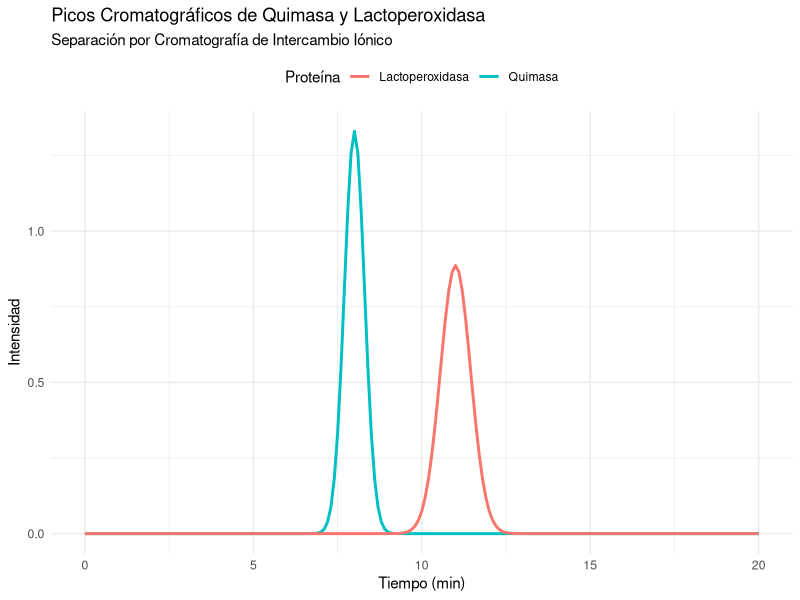
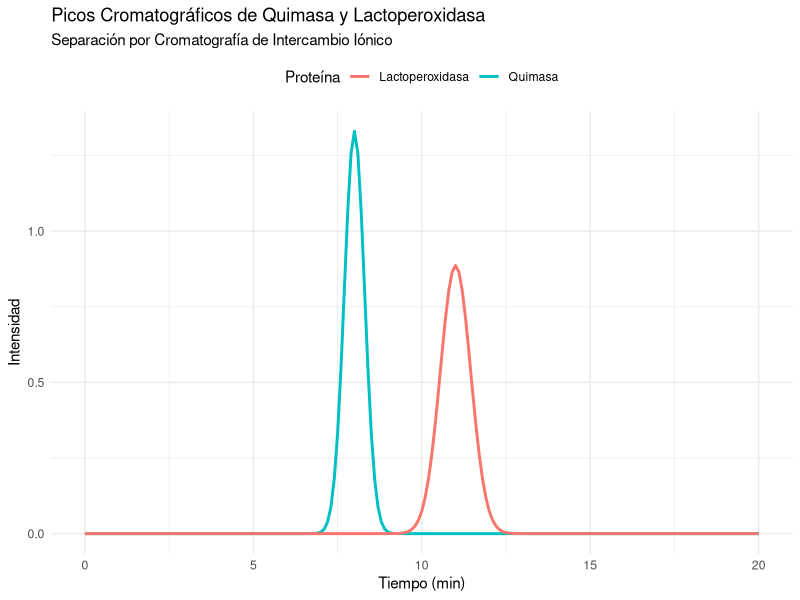

Reproduce these figures in R, in order.
# ==========================================================================
# Simulación de Cromatografía de Intercambio Iónico
# ==========================================================================
# Autor: Dr. José Juan Torres Martínez
# Docente de Ciencias Químicas
# Universidad Autónoma de San Luis Potosí (UASLP)
# México
#
# Material académico para estudiantes
#
# Descripción: Separar y analizar dos proteínas (Quimasa y Lactoperoxidasa)
# ==========================================================================


# Instalar y cargar librerías necesarias  
if (!require(ggplot2)) install.packages("ggplot2", dependencies = TRUE)  
library(ggplot2)  

# Parámetros de la columna cromatográfica  
L <- 30  # Longitud de la columna (cm)  
d <- 1.2  # Diámetro de la columna (cm)  

# Volúmenes de las fases: el volumen geométrico de la columna es
# V_columna = pi * (d/2)^2 * L = 33,93 mL, y las dos fases tienen que caber
# en él: V_m + V_s = V_columna. Los valores del archivo (50 mL y 15 mL)
# sumaban 65 mL, más que la columna. Se conservan su relación de fases
# (V_m / V_s = 50 / 15) y se escalan a la columna: V_m = 26,10 mL y
# V_s = 7,83 mL. La porosidad total es V_m / V_columna = 0,77.
V_columna <- pi * (d / 2)^2 * L  # Volumen geométrico de la columna (mL)
V_m <- V_columna * 10 / 13  # Volumen de la fase móvil (mL)
V_s <- V_columna * 3 / 13  # Volumen de la fase estacionaria (mL)

# Tiempo muerto de la columna: lo que tarda en salir un compuesto no retenido.
# Es un dato del problema (1 min): no se puede deducir de V_m, porque para
# eso haría falta el caudal de fase móvil, que el archivo no indica. Por la
# relación estándar t_M = V_m / F, ese dato equivale a un caudal
# F = V_m / t_M = 26,10 mL/min.
t_M <- 1  # Tiempo muerto (min)
caudal <- V_m / t_M  # Caudal de fase móvil que corresponde a t_M (mL/min)

# Datos de las proteínas  
tR_Quimasa <- 8  # Tiempo de retención de la Quimasa (min)  
W_Quimasa <- 1.2  # Ancho de pico de la Quimasa (min)  
tR_Lactoperoxidasa <- 11  # Tiempo de retención de la Lactoperoxidasa (min)  
W_Lactoperoxidasa <- 1.8  # Ancho de pico de la Lactoperoxidasa (min)  

# Cálculos  
# 1. Factor de retención (k) para cada proteína  
# El factor de retención es k = (t_R - t_M) / t_M, con t_M el tiempo muerto.
k_Quimasa <- (tR_Quimasa - t_M) / t_M  
k_Lactoperoxidasa <- (tR_Lactoperoxidasa - t_M) / t_M  

# 2. Resolución (R) entre las dos proteínas  
R <- 2 * (tR_Lactoperoxidasa - tR_Quimasa) / (W_Quimasa + W_Lactoperoxidasa)  

# 3. Número de platos teóricos (N) para cada proteína  
N_Quimasa <- 16 * (tR_Quimasa / W_Quimasa)^2  
N_Lactoperoxidasa <- 16 * (tR_Lactoperoxidasa / W_Lactoperoxidasa)^2  

# 4. Altura equivalente a un plato teórico (HETP) para cada proteína  
HETP_Quimasa <- L / N_Quimasa  
HETP_Lactoperoxidasa <- L / N_Lactoperoxidasa  

# Mostrar resultados en la consola  
cat("----------------------------------------\n")  
cat("Resultados de la simulación cromatográfica\n")  
cat("----------------------------------------\n")  
cat("Volumen geométrico de la columna:", round(V_columna, 2), "mL\n")
cat("Volumen de la fase móvil (V_m):", round(V_m, 2), "mL\n")
cat("Volumen de la fase estacionaria (V_s):", round(V_s, 2), "mL\n")
cat("Caudal de fase móvil (V_m / t_M):", round(caudal, 2), "mL/min\n\n")
cat("Factor de retención (k) para la Quimasa:", round(k_Quimasa, 2), "\n")  
cat("Factor de retención (k) para la Lactoperoxidasa:", round(k_Lactoperoxidasa, 2), "\n\n")  
cat("Resolución (R) entre las dos proteínas:", round(R, 2), "\n")  
cat("Nota: Una resolución > 1.5 indica una buena separación.\n\n")  
cat("Número de platos teóricos (N) para la Quimasa:", round(N_Quimasa, 2), "\n")  
cat("Número de platos teóricos (N) para la Lactoperoxidasa:", round(N_Lactoperoxidasa, 2), "\n\n")  
cat("Altura equivalente a un plato teórico (HETP) para la Quimasa:", round(HETP_Quimasa, 2), "cm\n")  
cat("Altura equivalente a un plato teórico (HETP) para la Lactoperoxidasa:", round(HETP_Lactoperoxidasa, 2), "cm\n\n")  

# Simulación de los picos cromatográficos  
tiempo <- seq(0, 20, by = 0.1)  # Tiempo en minutos  
intensidad_Quimasa <- dnorm(tiempo, mean = tR_Quimasa, sd = W_Quimasa / 4)  
intensidad_Lactoperoxidasa <- dnorm(tiempo, mean = tR_Lactoperoxidasa, sd = W_Lactoperoxidasa / 4)  

# Crear un data frame para graficar  
datos <- data.frame(  
  Tiempo = tiempo,  
  Quimasa = intensidad_Quimasa,  
  Lactoperoxidasa = intensidad_Lactoperoxidasa  
)  

# Graficar los picos cromatográficos  
p <- ggplot(datos, aes(x = Tiempo)) +  
  geom_line(aes(y = Quimasa, color = "Quimasa"), linewidth = 1) +  
  geom_line(aes(y = Lactoperoxidasa, color = "Lactoperoxidasa"), linewidth = 1) +  
  labs(  
    title = "Picos Cromatográficos de Quimasa y Lactoperoxidasa",  
    subtitle = "Separación por Cromatografía de Intercambio Iónico",  
    x = "Tiempo (min)",  
    y = "Intensidad",  
    color = "Proteína"  
  ) +  
  theme_minimal() +  
  theme(legend.position = "top")

# Mostrar gráfico
print(p)

# Guardar el gráfico
ggsave("ejemplo_23_quimasa_lactoperoxidasa.png", plot = p, width = 8, height = 6, dpi = 300)

# --------------------------------------------------------------------------
# Interpretación: Picos Cromatográficos de Quimasa y Lactoperoxidasa
# --------------------------------------------------------------------------
# - Eje X: Tiempo, en minutos (min). La Quimasa sale a los 8 min y la
#   Lactoperoxidasa a los 11 min.
# - Eje Y: Intensidad. La unidad no está especificada en el archivo: es un
#   valor relativo de altura del pico, calculado con la función de densidad
#   normal (dnorm), que solo sirve para comparar los picos entre sí, no es una
#   señal medida en unidades físicas.
# - Lo que se aprecia: dos picos en forma de campana bien separados. El pico de
#   la Quimasa es más alto y estrecho (ancho de 1,2 min) y el de la
#   Lactoperoxidasa es más bajo y ancho (ancho de 1,8 min). Entre sus máximos
#   hay 3 minutos y las bases apenas se tocan.
# - Qué significa: la separación es buena. Con los datos del archivo, la
#   resolución es R = 2,0, por encima de 1,5, que es el valor que el propio
#   script indica como buena separación. La Lactoperoxidasa se retiene más
#   (sale después) que la Quimasa en esta columna de intercambio iónico.

# --------------------------------------------------------------------------
# Qué aprendimos
# --------------------------------------------------------------------------
# - En un cromatograma, cada pico es un compuesto: su posición en el eje del
#   tiempo (min) es su tiempo de retención y su ancho (min) dice qué tan
#   disperso sale de la columna.
# - La resolución R es adimensional y compara la distancia entre dos picos con
#   sus anchos: con R = 2,0 (mayor que 1,5) la separación de Quimasa y
#   Lactoperoxidasa es buena.
# - El número de platos teóricos N (adimensional) y la altura equivalente HETP
#   (en cm) miden la eficiencia de la columna: más platos y menor HETP
#   significan picos más estrechos y mejor separación.
# - Los volúmenes de las fases caben en la columna: V_m + V_s = V_columna
#   (volumen geométrico pi por (d/2)^2 por L). El tiempo muerto es
#   t_M = V_m / F: como el archivo no da el caudal, t_M = 1 min es un dato
#   del problema y el caudal que le corresponde es V_m / t_M = 26,10 mL/min.
# - La intensidad del eje Y es un valor relativo sin unidad especificada en el
#   archivo: sirve para comparar los picos, no es una concentración medida.
